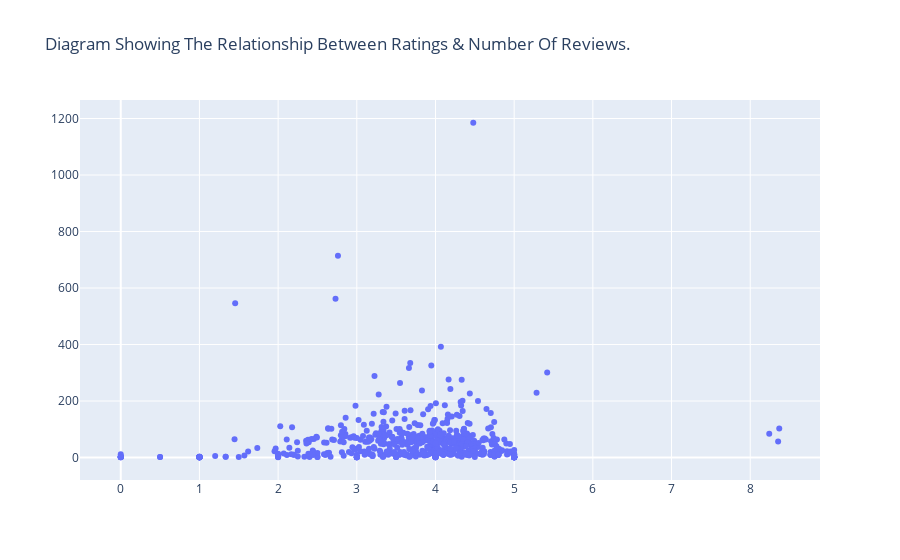

This figure's notebook cell:
### Code cell
# Q4. What is the relationship between total number of reviews per hotel and average rating of the hotel.
group_name = df.groupby(['name'])['rating'].mean().reset_index()

group_count = df.groupby('name').count().reset_index()
old_names = ['latitude'] 
new_names = ['count']
group_count.rename(columns=dict(zip(old_names, new_names)), inplace=True)
group_count = group_count[['name', 'count']] 

q4 = pd.merge(group_name, group_count, left_index=True, right_index=True)[['name_x', 'rating', 'count']] 

# q4.plot.scatter(x='rating', y='count')

x = (q4['rating']).values
y = (q4['count']).values

data = go.Data([
    go.Scatter(
        x = x,
        y = y,
        mode = 'markers'
    )
])

layout = go.Layout(
    title='Diagram Showing The Relationship Between Ratings & Number Of Reviews.',
)

fig = dict(data=data, layout=layout)

# Plot and embed in ipython notebook!
py.iplot(fig, filename='hotels-reviews-scatter')

print("Answer: Based on the above scatter plot diagram, there is no relationship between the average rating of an hotel and the total number of reviews of the hotel.")

### Figure 1 — Plotly figure (JSON) as saved in the notebook; plotly's stock layout.template omitted (floating-point values rounded to 4 significant figures; data arrays with more than 128 entries replaced by an {"elided": "..."} marker saying what was removed)
{"data": [{"mode": "markers", "type": "scatter", "x": {"elided": "618 float values"}, "y": {"elided": "618 int values"}}], "layout": {"title": {"text": "Diagram Showing The Relationship Between Ratings & Number Of Reviews."}}}
